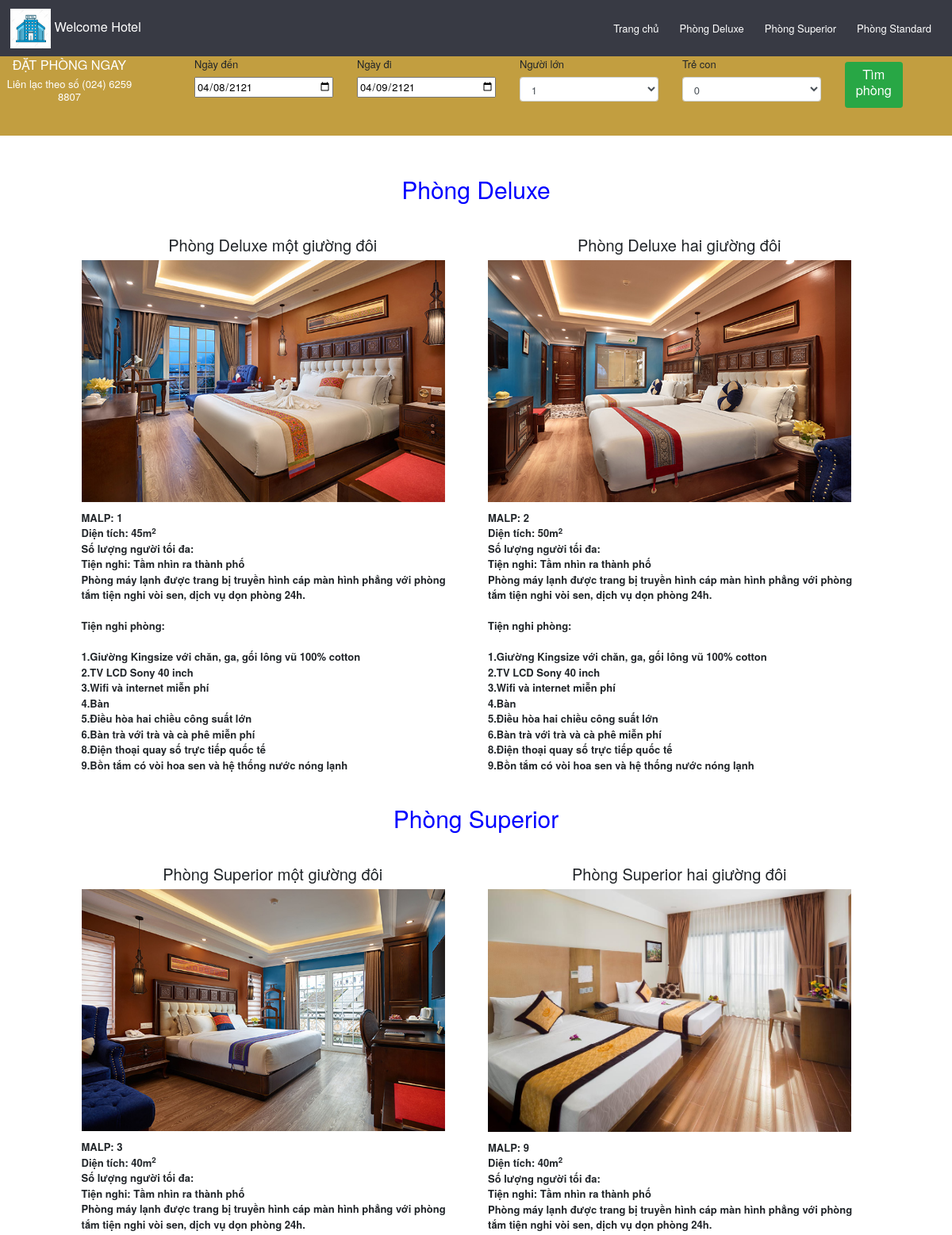
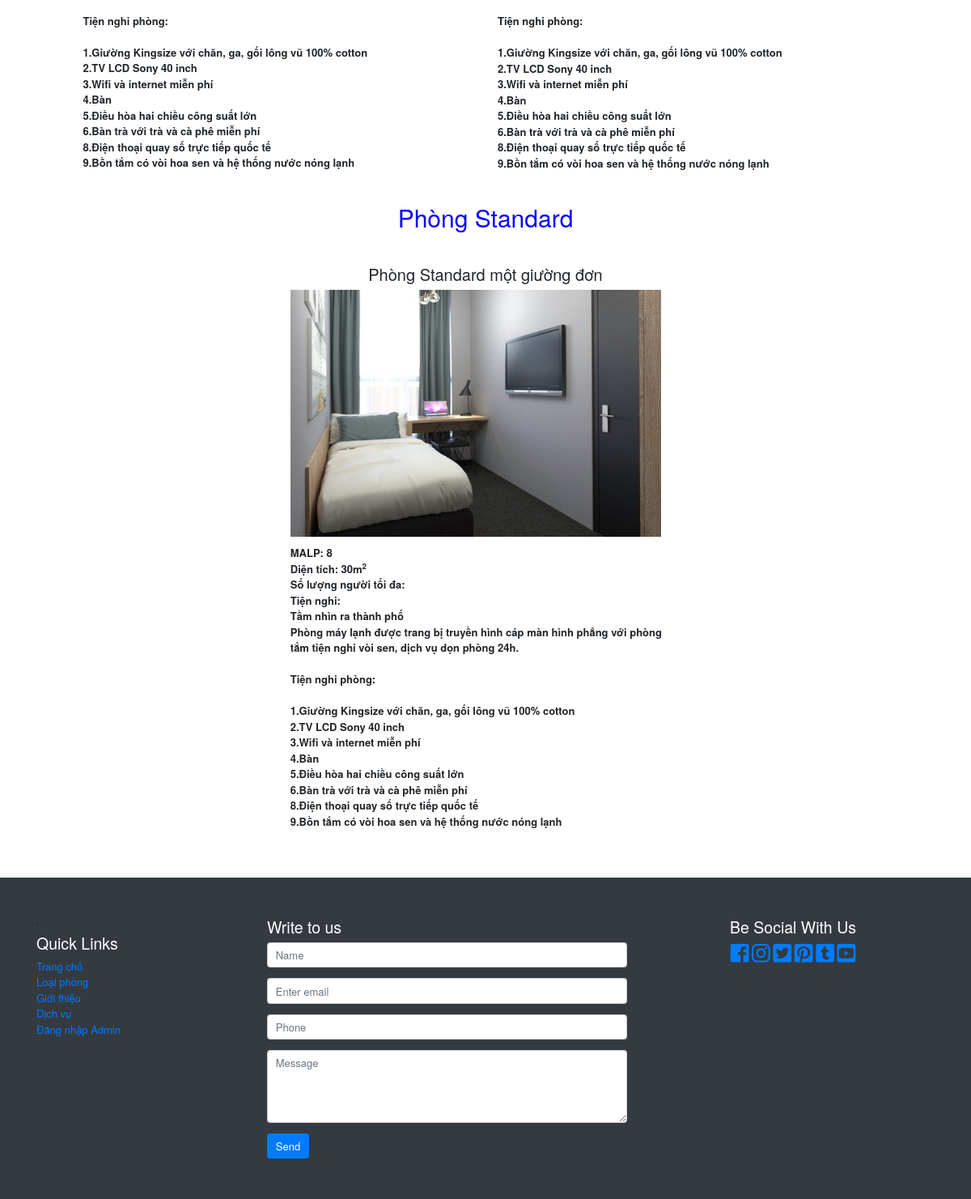
The page /includes/Room.inc.php on the database its author committed (2 pictures, top to bottom).
### tables this page shows
CREATE TABLE `loaiphong` (
  `MALP` int(11) NOT NULL,
  `TenLoaiPhong` varchar(255) NOT NULL,
  `Dientich` varchar(50) NOT NULL,
  `TienNghi` longtext NOT NULL,
  `NuMaxAdult` int(11) NOT NULL,
  `NuMaxChild` int(11) NOT NULL,
  `GiaPhong` bigint(20) NOT NULL,
  `Sum_rooms` tinyint(4) NOT NULL,
  `image1` varchar(255) NOT NULL,
  `image2` varchar(255) DEFAULT NULL,
  `image3` varchar(255) DEFAULT NULL
);

### includes/Room.inc.php (the view, shortened to what this page needs)
<!DOCTYPE html>
<html lang="en">
<head>
  <link rel="stylesheet" href="https://maxcdn.bootstrapcdn.com/bootstrap/4.3.1/css/bootstrap.min.css">
  <link rel="stylesheet" href="https://use.fontawesome.com/releases/v5.6.3/css/all.css">
   <link rel="stylesheet" type = "text/css" href="../css/style.css">
</head>
<body>
 <nav class="navbar navbar-light bg-light">
 	<div class="navbar-brand text-white" ><img src="../images/home_gallary/logo-hotel-2.jpg" height="50" > Welcome Hotel </div>
  	<ul class="nav nav-pills ml-auto">
  		<li class="nav-item active">
	      <a class="nav-link" href="../index.php">Trang chủ</a>
	    </li>
	    <li class="nav-item">
	      <a class="nav-link" href="#Deluxe">Phòng Deluxe</a>
	    </li>
	    <li class="nav-item">
	      <a class="nav-link" href="#Superior">Phòng Superior</a>
	    </li>
	     <li class="nav-item">
	      <a class="nav-link" href="#Standard">Phòng Standard</a>
	    </li>
  	</ul>
</nav>
<form method="post" class="form-search" action="search_room.inc.php">
  <div class="row">
    <div class="col-md-2 booking-title text-white" align="center">
         <h5>ĐẶT PHÒNG NGAY</h5><h6>Liên lạc theo số (024) 6259 8807</h6>
      </div>
    <div class="col-md-2 col-sm-4 col-xs-6" style="margin-left:40px;">
      <label>Ngày đến</label>
          <input class="form-control-range" type = "date" name="Checkin" min="<?php echo date("yy-m-d"); ?>" value = "<?php echo date("yy-m-d"); ?>" >
    </div>
    <div class="col-md-2 col-sm-4 col-xs-6">
       <label>Ngày đi</label>
          <input  class="form-control-range" type = "date" name="Checkout" min= "<?php $tomorrow = mktime(0,0,0,date("m"),date("d")+1,date("Y"));echo date("yy-m-d",$tomorrow); ?>" value ="<?php $tomorrow = mktime(0,0,0,date("m"),date("d")+1,date("Y"));echo date("yy-m-d",$tomorrow); ?>">
    </div>
    <div class="col-md-2 col-sm-4 col-xs-6">
          <label for="Adult">Người lớn</label>
          <select class="form-control input-sm" name="adult">
            <option selected="selected" value="1">1</option>
      </select>
      </div>
      <div class="col-md-2 col-sm-4 col-xs-6">
          <label for="Child">Trẻ con</label>
          <select class="form-control input-sm"  name="child">
            <option selected="selected" value="0">0</option>
      </select>
      </div>
      <div class="col-md-1 col-sm-3 col-xs-6" align="left">
        <button name ="search" class="btn btn btn-success" type="submit"><h5>Tìm phòng</h5></button>
      </div>
    </div>
</form>
<div data-spy="scroll" data-target="#navbar-example2" data-offset="0" class="detailrooms">
  <h4 id="Deluxe">Phòng Deluxe</h4>
  <div>
  	 <div class="row justify-content-center">
  	<?php
  		require('dbh.inc.php');
  		$sql = "SELECT * FROM loaiphong WHERE TenLoaiPhong LIKE '%Deluxe%'";
  		$stmt= $conn -> prepare($sql);
        $stmt -> execute();
        $query1 = $stmt->get_result();
        if(mysqli_num_rows($query1) > 0){
        while($row = mysqli_fetch_array($query1)){
  	 ?>
  	 	<div class="col-md-5">
  	 		<h5><center><?php echo $row['TenLoaiPhong']; ?></center></h5>
  	 		<div>
                <image src="../images/home_gallary/<?php echo $row['image1'] ?>">
            </div>
            <div class="detail">
            	<?php echo 'MALP: '.$row['MALP'].'<br>';
            		  echo 'Diện tích: '.$row['Dientich'].'<br>';
            		  echo 'Số lượng người tối đa: '.$row['NuMax'].'<br>';
            		  echo 'Tiện nghi: '.$row['TienNghi'];
            	 ?>
            </div>
  	 	</div>
  	<?php } } ?>
  	 </div>
  </div>
  <h4 id="Superior">Phòng Superior</h4>
  <div>
  	 <div class="row justify-content-center">
  	<?php
  		require('dbh.inc.php');
  		$sql = "SELECT * FROM loaiphong WHERE TenLoaiPhong LIKE '%Superior%'";
  		$stmt= $conn -> prepare($sql);
        $stmt -> execute();
        $query1 = $stmt->get_result();
        if(mysqli_num_rows($query1) > 0){
        while($row = mysqli_fetch_array($query1)){
  	 ?>
  	 	<div class="col-md-5">
  	 		<h5><center><?php echo $row['TenLoaiPhong']; ?></center></h5>
  	 		<div class="m-auto">
                <image src="../images/home_gallary/<?php echo $row['image1'] ?>">
            </div>
            <div class="detail">
            	<?php echo 'MALP: '.$row['MALP'].'<br>';
            		  echo 'Diện tích: '.$row['Dientich'].'<br>';
            		  echo 'Số lượng người tối đa: '.$row['NuMax'].'<br>';
            		  echo 'Tiện nghi: '.$row['TienNghi'];
            	 ?>
            </div>
  	 	</div>
  	<?php } } ?>
  	 </div>
  </div>
  <h4 id="Standard">Phòng Standard</h4>
  <div>
  	 <div class="row justify-content-center">
  	<?php
  		require('dbh.inc.php');
  		$sql = "SELECT * FROM loaiphong WHERE TenLoaiPhong LIKE '%Standard%'";
  		$stmt= $conn -> prepare($sql);
        $stmt -> execute();
        $query1 = $stmt->get_result();
        if(mysqli_num_rows($query1) > 0){
        while($row = mysqli_fetch_array($query1)){
  	 ?>
  	 	<div class="col-md-5">
  	 		<h5><center><?php echo $row['TenLoaiPhong']; ?></center></h5>
  	 		<div class="m-auto">
                <image src="../images/home_gallary/<?php echo $row['image1'] ?>">
            </div>
            <div class="detail">
            	<?php echo 'MALP: '.$row['MALP'].'<br>';
            		  echo 'Diện tích: '.$row['Dientich'].'<br>';
            		  echo 'Số lượng người tối đa: '.$row['NuMax'].'<br>';
            		  echo 'Tiện nghi:<br> '.$row['TienNghi'];
            	 ?>
            </div>
  	 	</div>
  	<?php } } ?>
  	 </div>
  </div>
</div>
<?php require('footer.inc.php'); ?>

### includes/footer.inc.php (shortened to what this page needs)
        <footer class="spacer bg-dark" style="padding:50px 0; margin-top: 60px;">
                <div class="container">
                    <div class="row">
                         <div class="col-3">'
                    <h4 style="color:white;">Quick Links</h4>
                    <ul class="list-unstyled">
                        <li><a href="index.php">Trang chủ</a></li>
                        <li><a href="#">Loại phòng</a></li>
                        <li><a href="#">Giới thiệu</a></li>
                        <li><a href="#">Dịch vụ</a></li>
                        <li><a href="includes/loginAdmin.inc.php">Đăng nhập Admin</a></li>
                    </ul>
                </div>
                <div class="col-5">
                        <h4 style="color:white;">Write to us</h4>
                        <form role="form" method="post">
                            <div class="form-group">
                            <input type="text" class="form-control" name="name" id="name" placeholder="Name" required>
                            </div>
                            <div class="form-group">
                            <input type="email" class="form-control" name="email" id="email" placeholder="Enter email" required>
                            </div>
                            <div class="form-group">
                            <input type="phone" class="form-control" name="phone" id="phone" placeholder="Phone" required>
                            </div>
                            <div class="form-group">
                            <textarea type="text" class="form-control" name="message" placeholder="Message" rows="4" required></textarea>
                            </div>
                            <input type="submit" class="btn btn-primary" value="Send" name="submit">
                        </form>
                </div>
                 <div class="col-4" align="center">
                    <h4 style="color:white;">Be Social With Us</h4>
                    <div class="social">
                    <a href="http://www.facebook.com"><i class="fab fa-facebook-square fa-2x" data-toggle="tooltip" data-placement="top" data-original-title="facebook"></i></a>
                    <a href="http://www.instagram.com"><i class="fab fa-instagram fa-2x"  data-toggle="tooltip" data-placement="top" data-original-title="instragram"></i></a>
                    <a href="http://www.twitter.com"><i class="fab fa-twitter-square fa-2x" data-toggle="tooltip" data-placement="top" data-original-title="twitter"></i></a>
                    <a href="http://www.pinterest.com"><i class="fab fa-pinterest-square fa-2x" data-toggle="tooltip" data-placement="top" data-original-title="pinterest"></i></a>
                    <a href="http://www.tumblr.com"><i class="fab fa-tumblr-square fa-2x" data-toggle="tooltip" data-placement="top" data-original-title="tumblr"></i></a>
                    <a href="http://www.youtube.com"><i class="fab fa-youtube-square fa-2x" data-toggle="tooltip" data-placement="top" data-original-title="youtube"></i></a>
                    </div>
                </div>
            </div>
        </div>
</footer>

### css/style.css (style rules this page uses)
html,body { width: 100%; height:100%; font-family: "Helvetica Neue", Arial; font-size: 13px; }
.navbar { background-color: rgb(35, 37, 48,0.9) !important ; }
.nav-item a { color: white !important ; }
.form-search { background-color: rgb(194, 158, 64) ; height:100px; margin:0px; padding:0px; }
.form-search .btn { margin-top: 10%; }
.form-search .booking-title { margin-top:auto; }
.detailrooms { margin-top: 50px; }
.detailrooms h4 { text-align: center; font-size: 30px; color: blue; margin:40px 10px; }
.detailrooms img { width: 95%; }
.detailrooms .detail { margin-top : 10px; font-size: 13px; font-weight: bold; }
.detailrooms h5 { text-align: center; font-size: 20px; margin-bottom: : 10px; }

### rows shown on the page
loaiphong: TenLoaiPhong "Phòng Deluxe một giường đôi", image1 (picture), MALP "1", Dientich "45m 2", TienNghi "Tầm nhìn ra thành phố Phòng máy lạnh được trang bị truyền hình cáp màn hình phẳng với phòng tắm tiện nghi vòi sen, dịch vụ dọn phòng 24h. Tiện nghi phòng: 1.Giường Kingsize với chăn, ga, gối lông vũ 100% cotton 2.TV LCD Sony 40 inch 3.Wifi và internet miễn phí 4.Bàn 5.Điều hòa hai chiều công suất lớn 6.Bàn trà với trà và cà phê miễn phí 8.Điện thoại quay số trực tiếp quốc tế 9.Bồn tắm có vòi hoa sen và hệ thống nước nóng lạnh"
loaiphong: TenLoaiPhong "Phòng Deluxe hai giường đôi", image1 (picture), MALP "2", Dientich "50m 2", TienNghi "Tầm nhìn ra thành phố Phòng máy lạnh được trang bị truyền hình cáp màn hình phẳng với phòng tắm tiện nghi vòi sen, dịch vụ dọn phòng 24h. Tiện nghi phòng: 1.Giường Kingsize với chăn, ga, gối lông vũ 100% cotton 2.TV LCD Sony 40 inch 3.Wifi và internet miễn phí 4.Bàn 5.Điều hòa hai chiều công suất lớn 6.Bàn trà với trà và cà phê miễn phí 8.Điện thoại quay số trực tiếp quốc tế 9.Bồn tắm có vòi hoa sen và hệ thống nước nóng lạnh"
loaiphong: TenLoaiPhong "Phòng Superior một giường đôi", image1 (picture), MALP "3", Dientich "40m 2", TienNghi "Tầm nhìn ra thành phố Phòng máy lạnh được trang bị truyền hình cáp màn hình phẳng với phòng tắm tiện nghi vòi sen, dịch vụ dọn phòng 24h. Tiện nghi phòng: 1.Giường Kingsize với chăn, ga, gối lông vũ 100% cotton 2.TV LCD Sony 40 inch 3.Wifi và internet miễn phí 4.Bàn 5.Điều hòa hai chiều công suất lớn 6.Bàn trà với trà và cà phê miễn phí 8.Điện thoại quay số trực tiếp quốc tế 9.Bồn tắm có vòi hoa sen và hệ thống nước nóng lạnh"
loaiphong: TenLoaiPhong "Phòng Superior hai giường đôi", image1 (picture), MALP "9", Dientich "40m 2", TienNghi "Tầm nhìn ra thành phố Phòng máy lạnh được trang bị truyền hình cáp màn hình phẳng với phòng tắm tiện nghi vòi sen, dịch vụ dọn phòng 24h. Tiện nghi phòng: 1.Giường Kingsize với chăn, ga, gối lông vũ 100% cotton 2.TV LCD Sony 40 inch 3.Wifi và internet miễn phí 4.Bàn 5.Điều hòa hai chiều công suất lớn 6.Bàn trà với trà và cà phê miễn phí 8.Điện thoại quay số trực tiếp quốc tế 9.Bồn tắm có vòi hoa sen và hệ thống nước nóng lạnh"
loaiphong: TenLoaiPhong "Phòng Standard một giường đơn", image1 (picture), MALP "8", Dientich "30m 2", TienNghi "Tầm nhìn ra thành phố Phòng máy lạnh được trang bị truyền hình cáp màn hình phẳng với phòng tắm tiện nghi vòi sen, dịch vụ dọn phòng 24h. Tiện nghi phòng: 1.Giường Kingsize với chăn, ga, gối lông vũ 100% cotton 2.TV LCD Sony 40 inch 3.Wifi và internet miễn phí 4.Bàn 5.Điều hòa hai chiều công suất lớn 6.Bàn trà với trà và cà phê miễn phí 8.Điện thoại quay số trực tiếp quốc tế 9.Bồn tắm có vòi hoa sen và hệ thống nước nóng lạnh"
